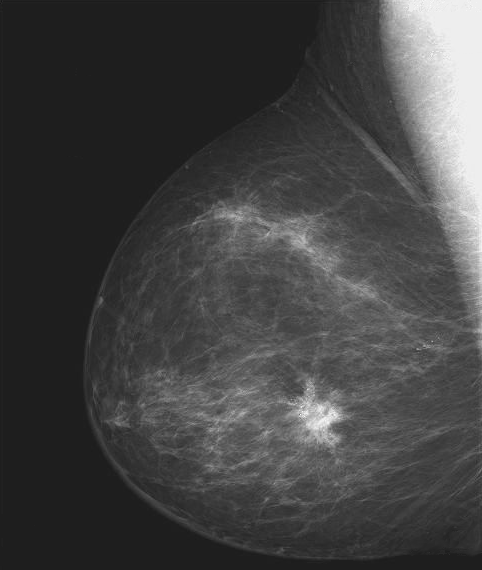
#> input picture Class1/imagens/mamograma.tif, 482 x 570 px
$ jupyter execute --allow-errors Exercise6.ipynb
#> lines starting #> are read from the running program, lines starting #| are printed output that depends on the picture
[cell 1]
import matplotlib.pyplot as plt
import cv2
import numpy as np

[cell 2]
#Ex1
path = "imagens/mamograma.tif"

img = cv2.imread(path, cv2.COLOR_BGR2RGB)
#> img is the input picture: shape (570, 482); min 21, max 255, mean 66.7

cv2.imshow("img", img)
cv2.waitKey(0)
cv2.destroyAllWindows()

img = 255 - img
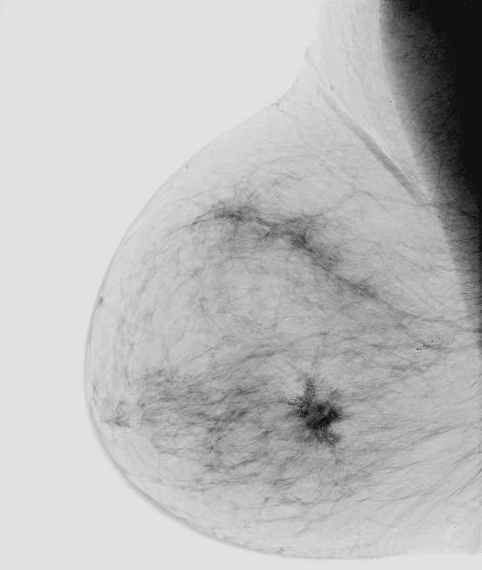
#> img: shape (570, 482); min 0, max 234, mean 188.3
cv2.imshow("img", img)
cv2.waitKey(0)
cv2.destroyAllWindows()

[cell 3]
#Ex2
path = "imagens/polen.tif"

img = cv2.imread(path, cv2.COLOR_BGR2RGB)
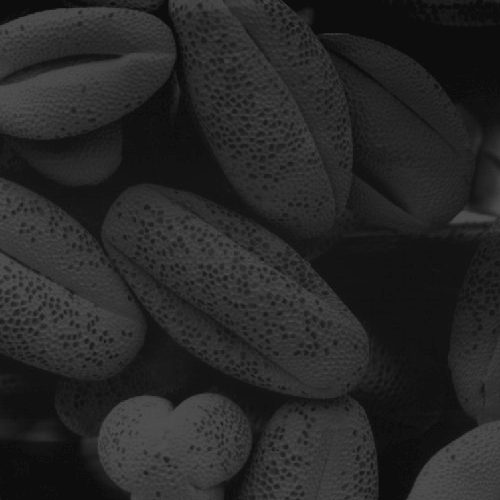
#> input picture Class1/imagens/polen.tif, 500 x 500 px
#> img is the input picture: shape (500, 500); min 13, max 83, mean 38.7

print(img.shape)
#| (500, 500)
cv2.imshow("img", img)
cv2.waitKey(0)
cv2.destroyAllWindows()

gamma = 0.8

adj_img = np.array(255 * (img / 255.0) ** gamma)
adj_img = adj_img.astype(np.uint8)
cv2.imshow("adj_img", adj_img)
cv2.waitKey(0)
cv2.destroyAllWindows()
